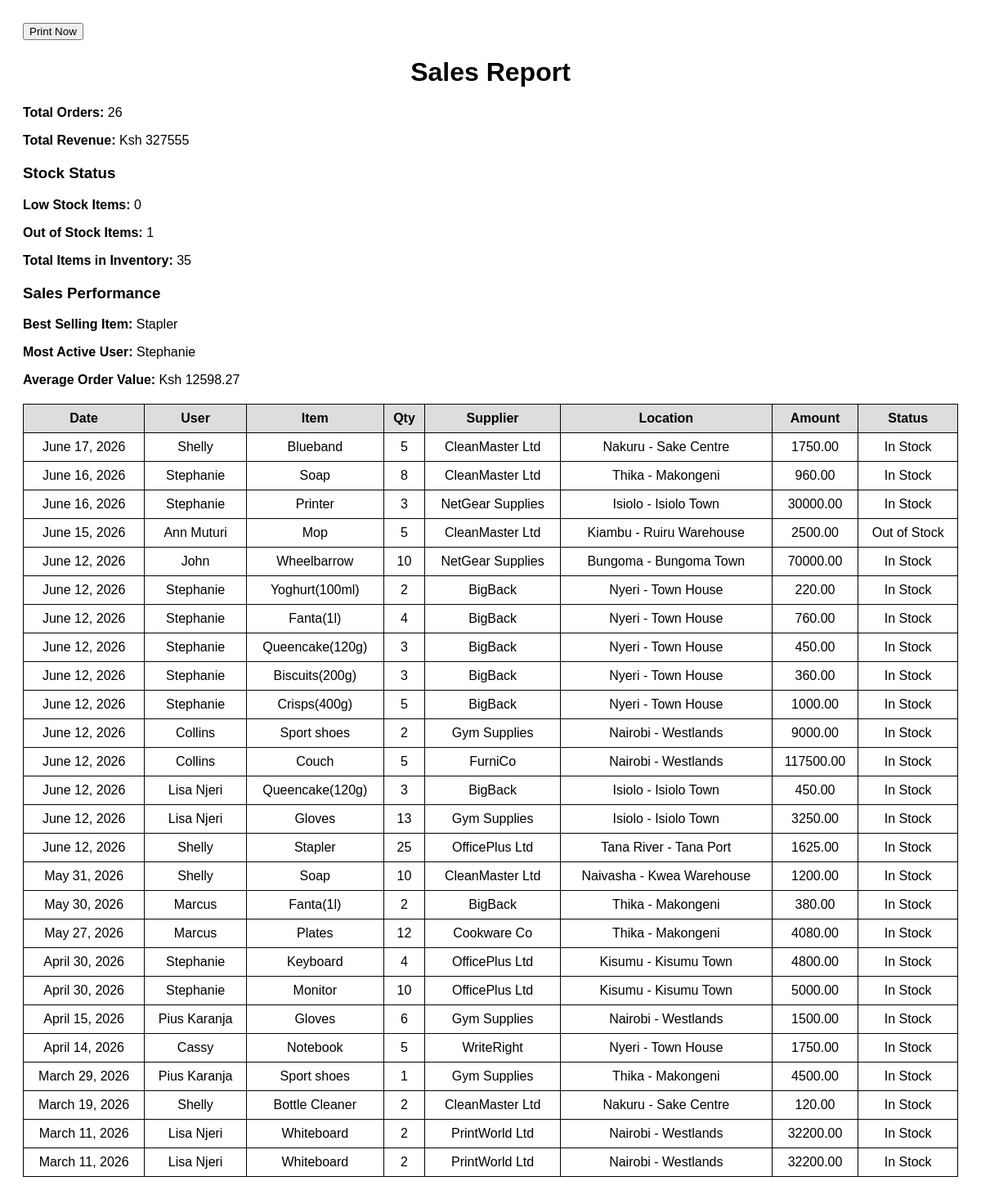
/sales-report/print/ (signed in), run on the app's committed database.
### assets/models.py (models this page shows, shortened)
class Item(models.Model):
    name = models.CharField(max_length=255, unique=True)
    category = models.ForeignKey(Category, on_delete=models.SET_NULL, null=True, blank=True)
    location = models.ForeignKey(Location, on_delete=models.SET_NULL, null=True, blank=True)
    supplier = models.ForeignKey(Supplier, on_delete=models.SET_NULL, null=True, blank=True)
    quantity = models.IntegerField()
    price = models.DecimalField(max_digits=10, decimal_places=2, default=0.00)
    barcode = models.CharField(max_length=20, unique=True, blank=True)
    created_at = models.DateTimeField(auto_now_add=True)
    def stock_status(self):
        if self.quantity == 0:
            return "Out of Stock"
        elif self.quantity < 10:
            return "Low Stock"
        else:
            return "In Stock"

class Order(models.Model):
    STATUS_CHOICES = (
        ("Pending", "Pending"),
        ("Assigned", "Assigned"),
        ("Delivered", "Delivered"),
    )
    user = models.ForeignKey(User, on_delete=models.CASCADE)
    item = models.ForeignKey(Item, on_delete=models.CASCADE)
    quantity = models.IntegerField()
    total_amount = models.DecimalField(max_digits=10, decimal_places=2, default=0.00)
    delivery_location = models.ForeignKey(Location, on_delete=models.SET_NULL, null=True)
    supplier = models.ForeignKey(Supplier, on_delete=models.SET_NULL, null=True, blank=True)
    status = models.CharField(max_length=50, choices=STATUS_CHOICES, default="Pending")
    phone = models.CharField(max_length=10, blank=True, null=True)
    created_at = models.DateTimeField(auto_now_add=True)
    is_paid = models.BooleanField(default=True)

class Supplier(models.Model):
    name = models.CharField(max_length=255)
    contact = models.CharField(max_length=10, validators=[phone_validator])
    email = models.EmailField()

class Location(models.Model):
    county = models.ForeignKey(County,on_delete=models.PROTECT,null=True,blank=True)
    branch_name = models.CharField(max_length=150,null=True,blank=True    )
    description = models.CharField(max_length=255, blank=True, null=True)
    class Meta:
        unique_together = ('county', 'branch_name')
    def __str__(self):
        if self.county and self.branch_name:
            return f"{self.county.name} - {self.branch_name}"
        return "Incomplete Location"

class County(models.Model):
    name = models.CharField(max_length=100, unique=True)

### assets/views.py (the view)
# urls.py: path('sales-report/print/', views.sales_report_print, name='sales_report_print'),
@login_required
def sales_report_print(request):
    if not request.user.is_staff:
        return redirect('user_dashboard')
    orders = Order.objects.select_related(
        'item', 'user', 'supplier'
    ).order_by('-created_at')
    total_orders = orders.count()
    total_sales = orders.aggregate(total=Sum('total_amount'))['total'] or 0
    low_stock_count = Item.objects.filter(quantity__lt=10, quantity__gt=0).count()
    out_of_stock_count = Item.objects.filter(quantity=0).count()
    total_items = Item.objects.count()
    best_selling = (
        orders.values('item__name')
        .annotate(total_quantity=Sum('quantity'))
        .order_by('-total_quantity')
        .first()
    )
    best_selling_item = best_selling['item__name'] if best_selling else "N/A"
    top_user_data = (
        orders.values('user__username')
        .annotate(total_orders=Count('id'))
        .order_by('-total_orders')
        .first()
    )
    top_user = top_user_data['user__username'] if top_user_data else "N/A"
    avg_order_value = orders.aggregate(avg=Avg('total_amount'))['avg'] or 0
    context = {
        'orders': orders,
        'total_orders': total_orders,
        'total_sales': total_sales,
        'low_stock_count': low_stock_count,
        'out_of_stock_count': out_of_stock_count,
        'total_items': total_items,
        'best_selling_item': best_selling_item,
        'top_user': top_user,
        'avg_order_value': round(avg_order_value, 2),
    }
    return render(request, 'assets/sales_report_print.html', context)

### assets/templates/assets/sales_report_print.html (shortened to what this page needs)
<!DOCTYPE html>
<html>
<head>
</head>
<body>
<div class="print-btn">
    <button class="btn" onclick="window.print()">Print Now</button>
</div>
<h1>Sales Report</h1>
<div class="summary">
    <p><strong>Total Orders:</strong> {{ total_orders }}</p>
    <p><strong>Total Revenue:</strong> Ksh {{ total_sales }}</p>
</div>
<div class="summary">
    <h3>Stock Status</h3>
    <p><strong>Low Stock Items:</strong> {{ low_stock_count }}</p>
    <p><strong>Out of Stock Items:</strong> {{ out_of_stock_count }}</p>
    <p><strong>Total Items in Inventory:</strong> {{ total_items }}</p>
</div>
<div class="summary">
    <h3>Sales Performance</h3>
    <p><strong>Best Selling Item:</strong> {{ best_selling_item }}</p>
    <p><strong>Most Active User:</strong> {{ top_user }}</p>
    <p><strong>Average Order Value:</strong> Ksh {{ avg_order_value }}</p>
</div>
<table>
<thead>
<tr>
    <th>Date</th>
    <th>User</th>
    <th>Item</th>
    <th>Qty</th>
    <th>Supplier</th>
    <th>Location</th>
    <th>Amount</th>
    <th>Status</th>
</tr>
</thead>
<tbody>
{% for order in orders %}
<tr>
    <td>{{ order.created_at.date }}</td>
    <td>{{ order.user.username }}</td>
    <td>{{ order.item.name }}</td>
    <td>{{ order.quantity }}</td>
    <td>{{ order.supplier.name }}</td>
    <td>{{ order.delivery_location }}</td>
    <td>{{ order.total_amount }}</td>
    <td>{{ order.item.stock_status }}</td>
</tr>
{% endfor %}
</tbody>
</table>
</body>
</html>

### assets/templates/assets/sales_report_print.html (style rules this page uses)
body { font-family: Arial; padding: 20px; }
h1 { text-align: center; color: black; }
.summary { margin-bottom: 20px; }
table { width: 100%; border-collapse: collapse; }
th, td { border: 1px solid #000; padding: 8px; text-align: center; }
th { background: #ddd; }
.print-btn { margin-bottom: 15px; }

### data on the page
Item: name "Stapler"
Order: created_at "June 17, 2026", user.username "Shelly", item.name "Blueband", quantity "5", supplier.name "CleanMaster Ltd", delivery_location "Nakuru - Sake Centre", total_amount "1750.00", item.stock_status "In Stock"
Order: created_at "June 16, 2026", user.username "Stephanie", item.name "Soap", quantity "8", supplier.name "CleanMaster Ltd", delivery_location "Thika - Makongeni", total_amount "960.00", item.stock_status "In Stock"
Order: created_at "June 16, 2026", user.username "Stephanie", item.name "Printer", quantity "3", supplier.name "NetGear Supplies", delivery_location "Isiolo - Isiolo Town", total_amount "30000.00", item.stock_status "In Stock"
Order: created_at "June 15, 2026", user.username "Ann Muturi", item.name "Mop", quantity "5", supplier.name "CleanMaster Ltd", delivery_location "Kiambu - Ruiru Warehouse", total_amount "2500.00", item.stock_status "Out of Stock"
Order: created_at "June 12, 2026", user.username "John", item.name "Wheelbarrow", quantity "10", supplier.name "NetGear Supplies", delivery_location "Bungoma - Bungoma Town", total_amount "70000.00", item.stock_status "In Stock"
Order: created_at "June 12, 2026", user.username "Stephanie", item.name "Yoghurt(100ml)", quantity "2", supplier.name "BigBack", delivery_location "Nyeri - Town House", total_amount "220.00", item.stock_status "In Stock"
Order: created_at "June 12, 2026", user.username "Stephanie", item.name "Fanta(1l)", quantity "4", supplier.name "BigBack", delivery_location "Nyeri - Town House", total_amount "760.00", item.stock_status "In Stock"
Order: created_at "June 12, 2026", user.username "Stephanie", item.name "Queencake(120g)", quantity "3", supplier.name "BigBack", delivery_location "Nyeri - Town House", total_amount "450.00", item.stock_status "In Stock"
Order: created_at "June 12, 2026", user.username "Stephanie", item.name "Biscuits(200g)", quantity "3", supplier.name "BigBack", delivery_location "Nyeri - Town House", total_amount "360.00", item.stock_status "In Stock"
Order: created_at "June 12, 2026", user.username "Stephanie", item.name "Crisps(400g)", quantity "5", supplier.name "BigBack", delivery_location "Nyeri - Town House", total_amount "1000.00", item.stock_status "In Stock"
Order: created_at "June 12, 2026", user.username "Collins", item.name "Sport shoes", quantity "2", supplier.name "Gym Supplies", delivery_location "Nairobi - Westlands", total_amount "9000.00", item.stock_status "In Stock"
Order: created_at "June 12, 2026", user.username "Collins", item.name "Couch", quantity "5", supplier.name "FurniCo", delivery_location "Nairobi - Westlands", total_amount "117500.00", item.stock_status "In Stock"
Order: created_at "June 12, 2026", user.username "Lisa Njeri", item.name "Queencake(120g)", quantity "3", supplier.name "BigBack", delivery_location "Isiolo - Isiolo Town", total_amount "450.00", item.stock_status "In Stock"
Order: created_at "June 12, 2026", user.username "Lisa Njeri", item.name "Gloves", quantity "13", supplier.name "Gym Supplies", delivery_location "Isiolo - Isiolo Town", total_amount "3250.00", item.stock_status "In Stock"
Order: created_at "June 12, 2026", user.username "Shelly", item.name "Stapler", quantity "25", supplier.name "OfficePlus Ltd", delivery_location "Tana River - Tana Port", total_amount "1625.00", item.stock_status "In Stock"
Order: created_at "May 31, 2026", user.username "Shelly", item.name "Soap", quantity "10", supplier.name "CleanMaster Ltd", delivery_location "Naivasha - Kwea Warehouse", total_amount "1200.00", item.stock_status "In Stock"
Order: created_at "May 30, 2026", user.username "Marcus", item.name "Fanta(1l)", quantity "2", supplier.name "BigBack", delivery_location "Thika - Makongeni", total_amount "380.00", item.stock_status "In Stock"
Order: created_at "May 27, 2026", user.username "Marcus", item.name "Plates", quantity "12", supplier.name "Cookware Co", delivery_location "Thika - Makongeni", total_amount "4080.00", item.stock_status "In Stock"
Order: created_at "April 30, 2026", user.username "Stephanie", item.name "Keyboard", quantity "4", supplier.name "OfficePlus Ltd", delivery_location "Kisumu - Kisumu Town", total_amount "4800.00", item.stock_status "In Stock"
Order: created_at "April 30, 2026", user.username "Stephanie", item.name "Monitor", quantity "10", supplier.name "OfficePlus Ltd", delivery_location "Kisumu - Kisumu Town", total_amount "5000.00", item.stock_status "In Stock"
Order: created_at "April 15, 2026", user.username "Pius Karanja", item.name "Gloves", quantity "6", supplier.name "Gym Supplies", delivery_location "Nairobi - Westlands", total_amount "1500.00", item.stock_status "In Stock"
Order: created_at "April 14, 2026", user.username "Cassy", item.name "Notebook", quantity "5", supplier.name "WriteRight", delivery_location "Nyeri - Town House", total_amount "1750.00", item.stock_status "In Stock"
Order: created_at "March 29, 2026", user.username "Pius Karanja", item.name "Sport shoes", quantity "1", supplier.name "Gym Supplies", delivery_location "Thika - Makongeni", total_amount "4500.00", item.stock_status "In Stock"
Order: created_at "March 19, 2026", user.username "Shelly", item.name "Bottle Cleaner", quantity "2", supplier.name "CleanMaster Ltd", delivery_location "Nakuru - Sake Centre", total_amount "120.00", item.stock_status "In Stock"
Order: created_at "March 11, 2026", user.username "Lisa Njeri", item.name "Whiteboard", quantity "2", supplier.name "PrintWorld Ltd", delivery_location "Nairobi - Westlands", total_amount "32200.00", item.stock_status "In Stock"
Order: created_at "March 11, 2026", user.username "Lisa Njeri", item.name "Whiteboard", quantity "2", supplier.name "PrintWorld Ltd", delivery_location "Nairobi - Westlands", total_amount "32200.00", item.stock_status "In Stock"

### other printed values
{{ total_orders }} "26"
{{ total_sales }} "327555"
{{ low_stock_count }} "0"
{{ out_of_stock_count }} "1"
{{ total_items }} "35"
{{ top_user }} "Stephanie"
{{ avg_order_value }} "12598.27"
